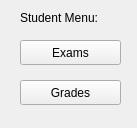
<?xml version="1.0" encoding="UTF-8"?>
<ui version="4.0">
 <class>studentMenu</class>
 <widget class="QWidget" name="studentMenu">
  <property name="geometry">
   <rect>
    <x>0</x>
    <y>0</y>
    <width>137</width>
    <height>128</height>
   </rect>
  </property>
  <property name="windowTitle">
   <string>Professor Menu</string>
  </property>
  <widget class="QPushButton" name="studentexamsButton">
   <property name="geometry">
    <rect>
     <x>20</x>
     <y>40</y>
     <width>101</width>
     <height>25</height>
    </rect>
   </property>
   <property name="text">
    <string>Exams</string>
   </property>
  </widget>
  <widget class="QPushButton" name="studentgradesButton">
   <property name="geometry">
    <rect>
     <x>20</x>
     <y>80</y>
     <width>101</width>
     <height>25</height>
    </rect>
   </property>
   <property name="text">
    <string>Grades</string>
   </property>
  </widget>
  <widget class="QLabel" name="professprmenuLabel">
   <property name="geometry">
    <rect>
     <x>20</x>
     <y>10</y>
     <width>101</width>
     <height>16</height>
    </rect>
   </property>
   <property name="text">
    <string>Student Menu:</string>
   </property>
  </widget>
 </widget>
 <resources/>
 <connections>
  <connection>
   <sender>studentexamsButton</sender>
   <signal>clicked()</signal>
   <receiver>studentMenu</receiver>
   <slot>close()</slot>
   <hints>
    <hint type="sourcelabel">
     <x>70</x>
     <y>52</y>
    </hint>
    <hint type="destinationlabel">
     <x>68</x>
     <y>63</y>
    </hint>
   </hints>
  </connection>
  <connection>
   <sender>studentgradesButton</sender>
   <signal>clicked()</signal>
   <receiver>studentMenu</receiver>
   <slot>close()</slot>
   <hints>
    <hint type="sourcelabel">
     <x>70</x>
     <y>92</y>
    </hint>
    <hint type="destinationlabel">
     <x>68</x>
     <y>63</y>
    </hint>
   </hints>
  </connection>
 </connections>
</ui>
